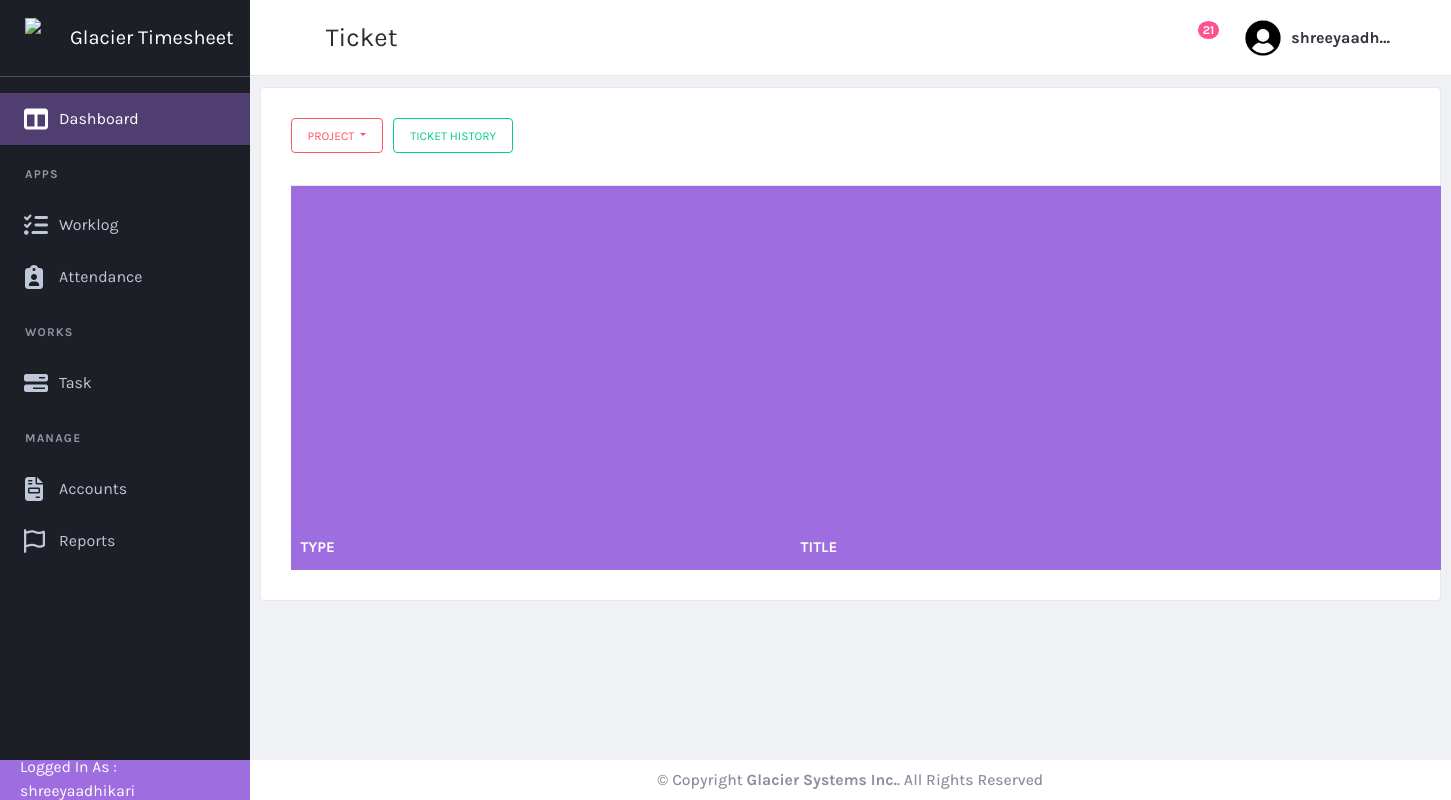
The app's page /task/task/ (signed in), older data.
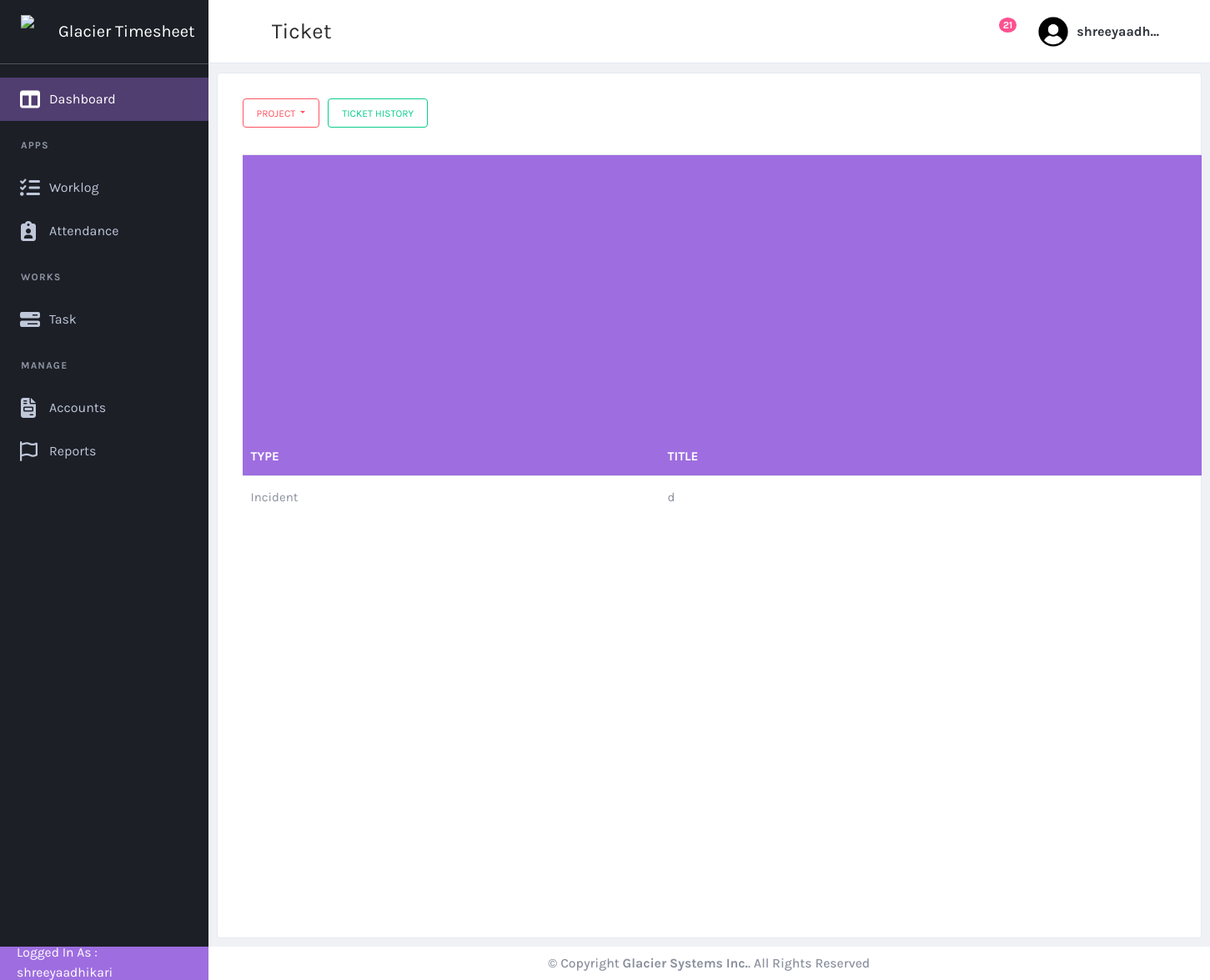
The same page, newer data.
### task/models.py (models this page shows, shortened)
class ticket(models.Model):
    ticket_id = models.CharField(max_length = 200, null = False)
    ticket_title = models.CharField(max_length=200, null=False)
    customer = models.ForeignKey(customer, on_delete=models.CASCADE, null=True)
    ticket_type = models.ForeignKey(ticket_type, on_delete=models.CASCADE, null=True)
    date_opened = models.DateTimeField(null=True)
    priority = models.ForeignKey(priority_type, on_delete=models.CASCADE, null = True)
    assigned_to = models.ManyToManyField(User, related_name="assigned_tickets")  # Allow multiple users
    last_updated = models.DateTimeField(null=True)
    last_updated_by = models.ForeignKey(User, on_delete=models.CASCADE, null = True, related_name="last_updated_by")
    state = models.ForeignKey(state, on_delete=models.CASCADE, null=True)
    operational_notes = models.CharField(max_length=200, null=True)
    closed_date = models.DateTimeField(null=True)
    solution = models.TextField(max_length=500 )
    project = models.ForeignKey(project, on_delete=models.CASCADE, null=True)

class ticket_type(models.Model):
  name = models.CharField(max_length=100, null = True)
  def __str__(self):
    return f"{self.name}"

### task/views.py (the view)
# urls.py: path("task/", views.filter_tasks, name="task"),  # Default task list
@login_required
def filter_tasks(request, user_id=None, project_id=None):
    users = User.objects.all()
    projects = project.objects.all()
    tasks = ticket.objects.all()
    selected_user = None
    selected_project = None
    if not request.user.is_staff:
        tasks = tasks.filter(assigned_to=request.user)
    if user_id:
        selected_user = get_object_or_404(User, pk=user_id)
        tasks = tasks.filter(assigned_to=selected_user)
    if project_id:
        selected_project = get_object_or_404(project, pk=project_id)
        tasks = tasks.filter(project=selected_project)
    customers = customer.objects.all()
    tickettype = ticket_type.objects.all()
    priority = priority_type.objects.all()
    statelist = state.objects.all()
    return render(request, 'task.html', {
        'ticketlist': tasks,
        'users': users,
        'customers': customers,
        'tickettype': tickettype,
        'priority': priority,
        'state': statelist,
        'projects': projects,
        'selected_user': selected_user,
        'selected_project': selected_project,
    })

### customer/models.py (called while the page is built)
  def __str__(self):
    return self.name

### task/models.py (called while the page is built)
   def __str__(self):
    return f"{self.state_name}"

    def __str__(self):
         return f"{self.project_name}"

### task/templates/task.html (shortened to what this page needs)
{% extends "base.html" %}
{% load static %}
{% block page-title %}Ticket{% endblock page-title %}
{% block content %}
            <div class="card card-default m-2">
                <div class="card-header">
                    <div class="d-flex justify-content-end " style="gap: 10px;">
                        <div class="btn-group" role="group" aria-label="Basic example">
                            <button type="button" class="btn btn-outline-danger dropdown-toggle small-btn" id="projectfilter" data-toggle="dropdown" aria-haspopup="true" aria-expanded="false">
                                {% if selected_project %}
                                    {{ selected_project.project_name }}
                                {% else %}
                                    Project
                                {% endif %}
                            </button>
                        </div>
                        <a href = "{% url 'taskhistory' %}" class="btn btn-outline-success small-btn d-flex justify-content-center align-items-center text-center" >
                            Ticket History
                        </a>
                    </div>
                </div>
                <div class="card-body">
                    <table id="productsTable" class="table table-hover table-product" style="width:100%">
                      <thead>
                        <tr class="column-head">
                            <th class = "type-column">Type&nbsp;&nbsp;</th>
                            <th class = "title-column">Title</th>
                        </tr>
                      </thead>
                      <tbody>
                        {% for i in ticketlist %}
                            {% if i.state.state_name != "Completed" and i.state.state_name != "Canceled" %}
                            <tr onclick="window.location='{% url 'taskdetails' i.id%}'">
                                    <td>{{i.ticket_type}}</td>
                                    <td style = "width:10px;">{{i.ticket_title}}</td>
                                </tr>
                            {% endif %}
                        {% endfor %}
                      </tbody>
                    </table>
                </div>
            </div>
{% endblock  %}

Row changes from the older to the newer data that the page shows:
added ticket: ticket_type "Incident", ticket_title "d"
